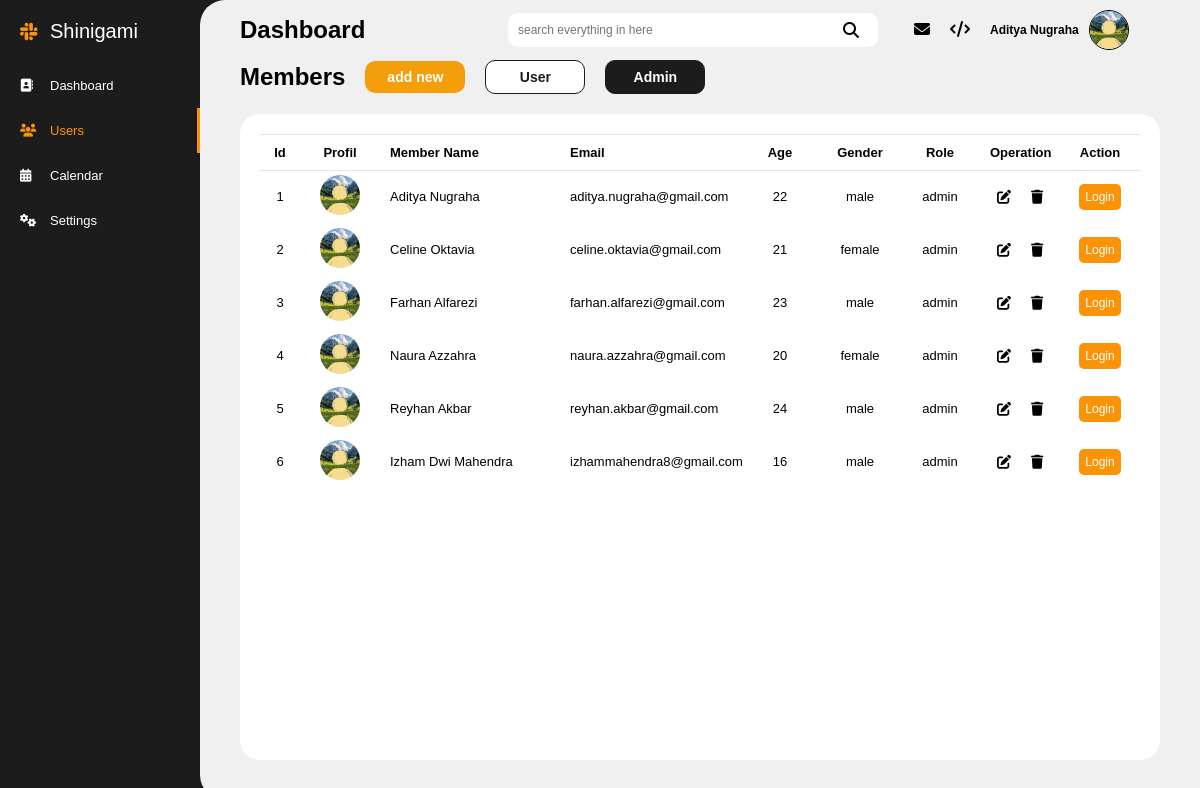
Screenshot of /users.php?role=admin (signed in) with the database file from the repository.
### tables this page shows
CREATE TABLE `users` (
  `id` int(255) NOT NULL,
  `nama` varchar(255) NOT NULL,
  `email` varchar(255) NOT NULL,
  `password` varchar(100) NOT NULL,
  `age` int(100) NOT NULL,
  `gender` varchar(20) NOT NULL,
  `role` varchar(20) NOT NULL
);

### users.php (the view, shortened to what this page needs)
<?php
    require_once "db.php";
    $page = basename($_SERVER['PHP_SELF']);
    $role = $_GET['role'] ?? 'user';
    $sql = "SELECT * FROM users WHERE role = '$role'";
    $result = mysqli_query($db_novel, $sql);
?>
<!DOCTYPE html>
<html lang="en">
<head>
    <link rel="stylesheet" href="css/users.css">
    <link rel="stylesheet" href="css/main.css">
    <link rel="stylesheet" href="css/aside.css">
    <link rel="stylesheet" href="css/navbar.css">
    <link rel="stylesheet" href="css/table.css">
    <link rel="stylesheet" href="https://cdnjs.cloudflare.com/ajax/libs/font-awesome/6.5.2/css/all.min.css" />
</head>
<body>
    <section class="layout">
        <aside class="aside">
            <div class="logo-aside">
                <i class="fa-brands fa-slack"></i>
                <p>Shinigami</p>
            </div>
            <div class="aside-menu">
                <a href="dashboard.php" class="aside-menu-link <?= $page == 'dashboard.php' ? 'active' : '' ?>">
                    <i class="fa-solid fa-address-book"></i>
                    <p>Dashboard</p>
                </a>
                <a href="users.php" class="aside-menu-link <?= $page == 'users.php' ? 'active' : '' ?>">
                    <i class="fa-solid fa-users"></i>
                    <p>Users</p>
                </a>
                <a href="calendar.php" class="aside-menu-link <?= $page == 'calendar.php' ? 'active' : '' ?>">
                    <i class="fa-solid fa-calendar-days"></i>
                    <p>Calendar</p>
                </a>
                <a href="settings.php" class="aside-menu-link <?= $page == 'settings.php' ? 'active' : '' ?>">
                    <i class="fa-solid fa-gears"></i>
                    <p>Settings</p>
                </a>
            </div>
        </aside>
        <div class="main-area">
            <nav class="navbar">
                <div class="nav-left">
                    <h2>Dashboard</h2>
                </div>
                <div class="nav-right">
                    <div class="search-box">
                        <input type="text" name="search" class="search-input" placeholder="search everything in here">
                        <i class="fa-solid fa-magnifying-glass"></i>
                    </div>
                    <a href="https://mail.google.com/mail/?view=cm&to=izhammahendra8@gmail.com&su=Halo&body=Isi%20pesan" target="_blank"> <i class="fa-solid fa-envelope"></i> </a>
                    <a href="" target="_blank"> <i class="fa-solid fa-code"></i> </a>
                    <div class="nav-right-profil">
                        <p><?= $_SESSION['nama']; ?></p>
                        <img src="img/profil.jpg" alt="">
                    </div>
                </div>
            </nav>
            <div class="main-content">
                <div class="user-management">
                    <h2>Members</h2>
                    <a href="add.php">add new</a>
                    <div class="overview">
                        <a href="?role=user" class="<?= $role == 'user' ? 'active' : '' ?>">User</a>
                        <a href="?role=admin" class="<?= $role == 'admin' ? 'active' : '' ?>">Admin</a>
                    </div>
                </div>
                <div class="box-table">
                    <div class="table-users">
                        <table class="table">
                            <thead>
                                <tr>
                                    <th class="id">Id</th>
                                    <th class="profil">Profil</th>
                                    <th class="nama">Member Name</th>
                                    <th class="email">Email</th>
                                    <th class="age">Age</th>
                                    <th class="gender">Gender</th>
                                    <th class="role">Role</th>
                                    <th class="operations">Operation</th>
                                    <th class="action">Action</th>
                                </tr>
                            </thead>
                            <?php
                                $no = 1;
                                while($x = mysqli_fetch_assoc($result)):
                            ?>
                            <tbody>
                                <tr>
                                    <td class="id"> <?= $no++ ?> </td>
                                    <td class="profil"> <img class="profil-users" src="img/profil.jpg" alt=""> </td>
                                    <td class="nama"> <?= $x['nama']?> </td>
                                    <td class="email"> <?= $x['email']?></td>
                                    <td class="age"> <?= $x['age']?> </td>
                                    <td class="gender"> <?= $x['gender']?> </td>
                                    <td class="role"> <?= $x['role']?> </td>
                                    <td>
                                        <div class="operation">
                                            <a href="edit.php?id=<?= $x['id']; ?>"> <i class="fa-solid fa-pen-to-square"></i> </a>
                                            <a href="delete.php?id=<?= $x['id']; ?>"> <i class="fa-solid fa-trash"></i> </a>
                                        </div>
                                    </td>
                                    <td>
                                        <div class="login">
                                            <a href="user.php">Login</a>
                                        </div>
                                    </td>
                                </tr>
                            </tbody>
                            <?php
                                endwhile;
                            ?>
                        </table>
                    </div>
                </div>
            </div>
        </div>
    </section>
</body>
</html>

### css/users.css (style rules this page uses)
.main-content { display: flex; flex-direction: column; margin: 0 40px 40px 40px; flex: 1; gap: 20px; }
.user-management { display: flex; align-items: center; gap: 20px; }
.user-management a { background-color: #f59e0b; color: white; border-radius: 10px; text-align: center; text-decoration: none; font-size: 14px; font-weight: bold; width: 100px; padding: 8px; transition: 0.2s; }
.overview { display: flex; align-items: center; gap: 20px; }
.overview a { background-color: white; color: rgb(28, 28, 28); border: 1px solid rgb(28, 28, 28); transition: 0.2s; }
.overview a.active { background-color: rgb(28, 28, 28); color: white; }
.box-table { background-color: white; border-radius: 20px; font-size: 13px; padding: 20px; flex: 1; }
.table-users { overflow: scroll; scrollbar-width: none; max-height: 400px; height: 100%; width: 100%; }

### css/main.css (style rules this page uses)
* { margin: 0; padding: 0; box-sizing: border-box; font-family: arial, sans-serif; }
.layout { background-color: rgb(28, 28, 28); display: flex; height: 100vh; }
.main-area { background-color: rgb(240, 240, 240); border-top-left-radius: 25px; border-bottom-left-radius: 25px; display: flex; flex-direction: column; flex: 1; }
.main-content { display: flex; justify-content: space-between; flex: 1; gap: 20px; }

### css/aside.css (style rules this page uses)
.aside { background-color: rgb(28, 28, 28); color: white; display: flex; flex-direction: column; height: 100%; width: 200px; padding: 20px 0 20px 20px; gap: 20px; }
.logo-aside { display: flex; align-items: center; font-size: 20px; gap: 10px; }
.logo-aside i { color: #fa9406; }
.aside i { width: 20px; }
.aside-menu-link { color: white; display: flex; align-items: center; font-size: 13px; text-decoration: none; padding: 15px 0; width: 100%; gap: 10px; }
.aside-menu-link.active { border-right: 3px solid #fa9406; color: #fa9406; }

### css/navbar.css (style rules this page uses)
.navbar { display: flex; justify-content: space-between; align-items: center; padding: 10px 40px; width: 100%; }
.nav-right { display: flex; align-items: center; font-size: 16px; width: 100%; gap: 20px; }
.search-box { display: flex; justify-content: right; align-items: center; margin-left: 35px; width: 100%; }
.search-input { background-color: white; border: none; border-radius: 10px; font-size: 12px; max-width: 370px; min-width: 120px; width: 100%; padding: 10px 40px 10px 10px; }
.search-box i { position: relative; right: 35px; }
.nav-right a { color: black; text-decoration: none; }
.nav-right-profil { display: flex; align-items: center; font-size: 12px; font-weight: bold; max-width: 170px; width: 100%; gap: 10px; }
.nav-right-profil img { border: 1px solid black; border-radius: 50%; width: 40px; height: 40px; }

### css/table.css (style rules this page uses)
.table { width: 100%; table-layout: fixed; border-collapse: separate; border-spacing: 0; }
.table thead { background-color: white; position: sticky; top: 0; }
.table th { border-top: 1px solid rgba(0,0,0,0.1); box-shadow: 0 1px 0 rgba(0,0,0,0.1); padding: 10px; }
.table td { text-align: center; padding: 5px 10px; }
.table td.nama, .table td.email, .table th.nama, .table th.email { text-align: left; width: 180px; }
.id { text-align: center; width: 40px; }
.profil-users { border-radius: 50%; width: 40px; height: 40px; }
.operation { display: flex; justify-content: center; align-items: center; gap: 20px; }
.operation a { color: black; text-decoration: none; font-size: 14px; transition: 0.2s; }
.login a { background-color: #fa9406; color: white; text-decoration: none; font-size: 12px; border-radius: 5px; padding: 6px; transition: 0.2s; }

### rows the page displays
users: nama "Aditya Nugraha", email "aditya.nugraha@gmail.com", age "22", gender "male", role "admin"
users: nama "Celine Oktavia", email "celine.oktavia@gmail.com", age "21", gender "female", role "admin"
users: nama "Farhan Alfarezi", email "farhan.alfarezi@gmail.com", age "23", gender "male", role "admin"
users: nama "Naura Azzahra", email "naura.azzahra@gmail.com", age "20", gender "female", role "admin"
users: nama "Reyhan Akbar", email "reyhan.akbar@gmail.com", age "24", gender "male", role "admin"
users: nama "Izham Dwi Mahendra", email "izhammahendra8@gmail.com", age "16", gender "male", role "admin"

### other values shown
$_SESSION['nama'] "Aditya Nugraha"
